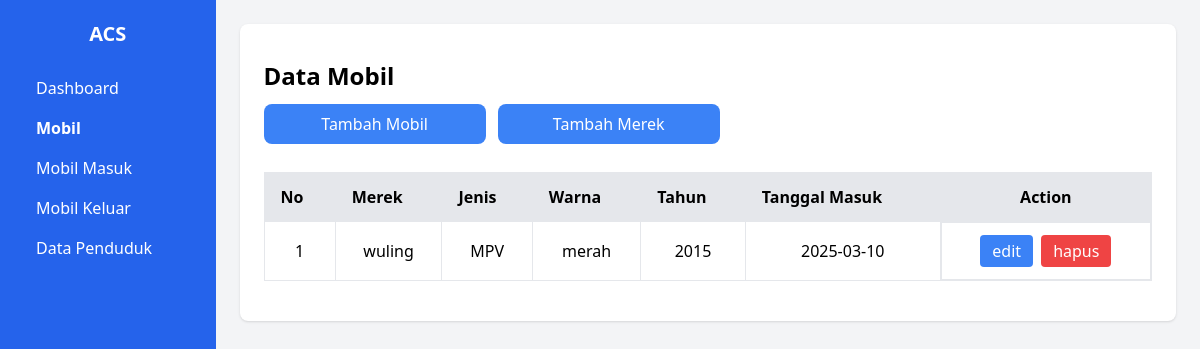
The page /admin/mobil.php on the database its author committed.
### tables this page shows
CREATE TABLE `data_mobil` (
  `id_mobil` int NOT NULL,
  `jenis` varchar(20) NOT NULL,
  `jumlah` int NOT NULL,
  `tanggal` date NOT NULL,
  `warna` varchar(20) NOT NULL,
  `tahun` int NOT NULL,
  `id_merek` int NOT NULL
);

CREATE TABLE `merek_mobil` (
  `id_merek` int NOT NULL,
  `merek` varchar(20) NOT NULL
);

### admin/mobil.php (the view, shortened to what this page needs)
<!DOCTYPE html>
<html lang="id">
<head>
    <script src="https://cdn.tailwindcss.com"></script>
</head>
<body class="bg-gray-100">
    <div class="flex">
        <?php include 'navbar.php'; ?>
        <div class="p-6 w-full">
            <div class="bg-white p-6 rounded-lg shadow  mx-auto">
                <div class="w-full py-3 flex flex-col">
                    <span class="font-bold text-2xl">Data Mobil</span>
                    <div class="flex gap-3 mt-3">
                        <a href="mobil/tambahMobil.php" class="w-1/4">
                            <button type="button" class="w-full bg-blue-500 text-white py-2 px-4 rounded-lg hover:bg-blue-600">
                                Tambah Mobil
                            </button>
                        </a>
                        <a href="mobil/tambahMerek.php" class="w-1/4">
                            <button type="button" class="w-full bg-blue-500 text-white py-2 px-4 rounded-lg hover:bg-green-600">
                                Tambah Merek
                            </button>
                        </a>
                    </div>
                </div>
                <div class="overflow-x-auto">
                    <table class="min-w-full border border-gray-300 my-4">
                        <thead class="my-4">
                            <tr class="bg-gray-200 ">
                                <th class="border px-4 py-3 text-left">No</th>
                                <th class="border px-4 py-3 text-left">Merek</th>
                                <th class="border px-4 py-3 text-left">Jenis</th>
                                <th class="border px-4 py-3 text-left">Warna</th>
                                <th class="border px-4 py-3 text-left">Tahun</th>
                                <th class="border px-4 py-3 text-left">Tanggal Masuk</th>
                                <th class="border px-4 py-3 text-center">Action</th>
                            </tr>
                        </thead>
                        <tbody>
                            <?php
                            require_once("koneksi.php");
                            $query = "SELECT
                                data_mobil.id_mobil,
                                merek_mobil.merek AS nama_merek,
                                data_mobil.jenis,
                                data_mobil.jumlah,
                                data_mobil.tanggal,
                                data_mobil.warna,
                                data_mobil.tahun
                            FROM data_mobil
                            JOIN merek_mobil ON data_mobil.id_merek = merek_mobil.id_merek;";
                            $result = $conn->query($query);
                            if ($result->num_rows > 0) {
                                $index = 1;
                                while ($row = $result->fetch_assoc()) {
                            ?>
                                    <tr class="text-center border">
                                        <td class="border px-4 py-3"><?php echo $index; ?></td>
                                        <td class="border px-4 py-3"><?php echo $row["nama_merek"]; ?></td>
                                        <td class="border px-4 py-3"><?php echo $row["jenis"]; ?></td>
                                        <td class="border px-4 py-3"><?php echo $row["warna"]; ?></td>
                                        <td class="border px-4 py-3"><?php echo $row["tahun"]; ?></td>
                                        <td class="border px-4 py-3"><?php echo $row["tanggal"]; ?></td>
                                        <td class="border px-4 py-3 flex justify-center space-x-2">
                                            <a href="mobil/editMobil.php?id_mobil=<?php echo $row['id_mobil']; ?>" class="bg-blue-500 text-white px-3 py-1 rounded">edit</a>
                                            <a href="mobil/hapusMobil.php?id=<?php echo $row['id_mobil']; ?>" onclick="return confirm('Apakah Anda yakin ingin menghapus mobil ini?');" class="bg-red-500 text-white px-3 py-1 rounded">hapus</a>
                                        </td>
                                    </tr>
                            <?php
                                    $index++;
                                }
                            } else {
                                echo "<tr><td colspan='7' class='border px-4 py-2 text-center'>Data tidak ditemukan</td></tr>";
                            }
                            ?>
                        </tbody>
                    </table>
                </div>
            </div>
        </div>
    </div>
</body>
</html>

### rows shown on the page
data_mobil: id_merek.merek "wuling", jenis "MPV", warna "merah", tahun "2015", tanggal "2025-03-10"
